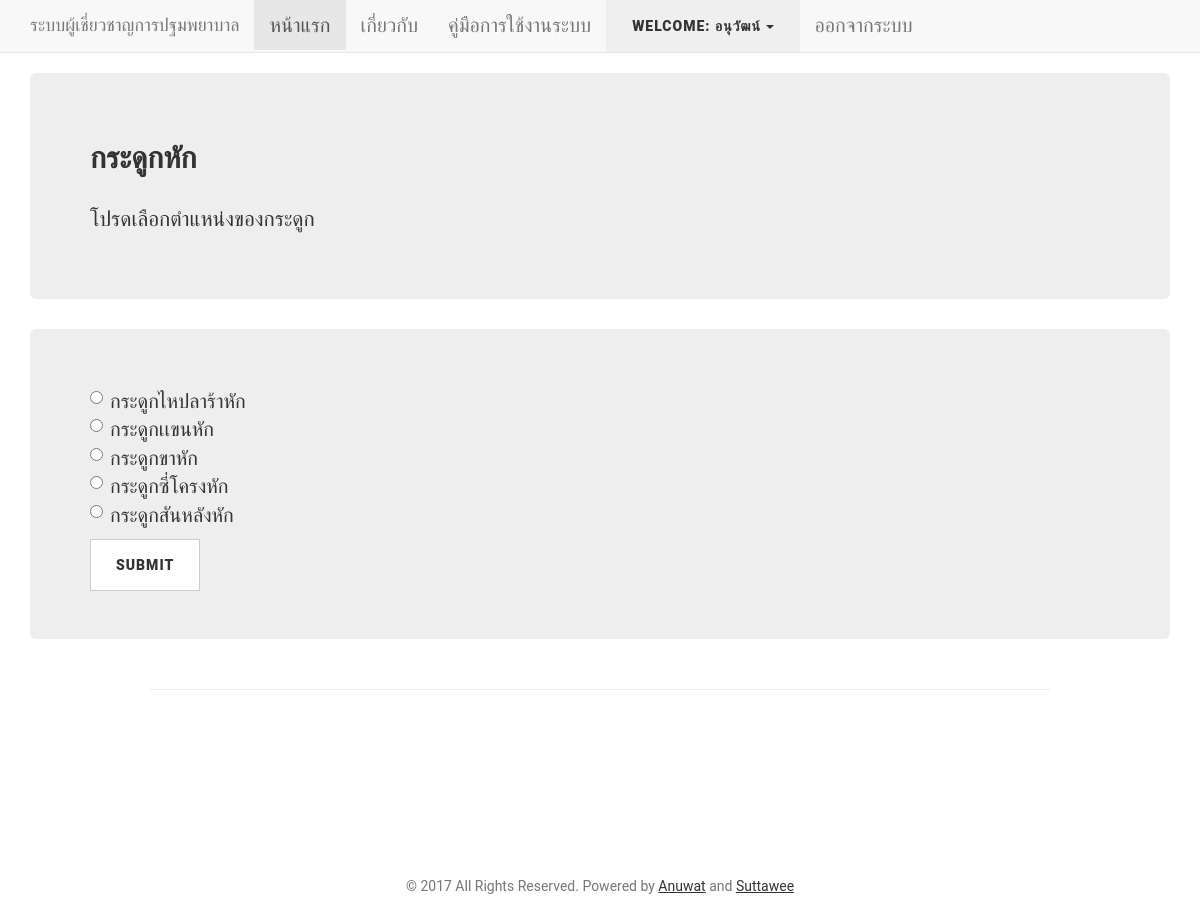
Page /sym_bone_problem.php (signed in) on the committed database.
### tables this page shows
CREATE TABLE `sym_cases_level1` (
  `case_id` int(11) NOT NULL,
  `sym_level_flag` varchar(40) NOT NULL,
  `case_name` text NOT NULL,
  `case_info` text NOT NULL,
  `result_id` int(11) DEFAULT NULL,
  `case_sym_flag` varchar(40) NOT NULL,
  `sym_id` int(11) NOT NULL
);

### sym_bone_problem.php (the view, shortened to what this page needs)
<?php
    if(@$_SESSION['username'] == NULL){
        echo "<!DOCTYPE html>";
            echo "<html>";
            echo "<link rel=\"stylesheet\" href=\"css/bootstrap.min.css\">";
            echo "<body style=\"background-color:black\">";
            echo "<center>";
            echo "<div class=\"jumbotron\" style=\"background-color:black\">";
            echo "<a href=\"user_login.php\">";
            echo "<h1 class=\"btn btn-danger\" style=\"color:white\">#ERROR #GO TO LOGIN NOW</h1>";
            echo "</a>";
            echo "</div>";
            echo "</center>";
            echo "</body>";
            echo "</html>";
    }else{
?>
<?php
require 'connect_db.php';
?>
<!DOCTYPE html>
<html lang="en">
  <head>
    <link href="vendor/bootstrap/css/bootstrap.min.css" rel="stylesheet">
    <link href="css/clean-blog.min.css" rel="stylesheet">
  </head>
  <body>
    <nav class="navbar navbar-default navbar-static-top">
      <div class="container">
        <div class="navbar-header">
          <a class="navbar-brand" href="index.php"">ระบบผู้เชี่ยวชาญการปฐมพยาบาล</a>
        </div>
        <div id="navbar" class="navbar-collapse collapse">
          <ul class="nav navbar-nav">
            <li class="active"><a href="index.php">หน้าแรก</a></li>
            <li><a href="about.php">เกี่ยวกับ</a></li>
            <li><a href="docs/manual.pdf">คู่มือการใช้งานระบบ</a></li>
						<li><div class="dropdown">
  <button class="btn" type="button" data-toggle="dropdown"><?php echo "Welcome: ".$_SESSION['username']; ?>
  <span class="caret"></span></button>
</div></li>
            <li><a href="user_logout.php">ออกจากระบบ</a></li>
          </ul>
        </div>
      </div>
    </nav>
    <div class="container">
      <div class="jumbotron">
        <h2>กระดูกหัก</h2>
         <p>
            โปรดเลือกตำแหน่งของกระดูก
        </p>
      </div>
</div>
      <div class="container">
        <?php
          $sql = "SELECT case_name,case_info FROM sym_cases_level1 where sym_id=4";
          $result = $connect_db->query($sql);
          if ($result->num_rows > 0) {
            ?>
      <div class="jumbotron">
        <form action="sym_bone_problem_level2.php" method="GET">
        <div class="radio">
        <?php
          while($row = $result->fetch_assoc()) {
            echo '<label><input type="radio" name="case_name" value="'.$row["case_name"].'" required>' . $row["case_info"].'</label>' .'<br>';
          }
          } else {
            echo "0 results";
          }
        ?>
        </div>
    <button type="submit" class="btn btn-default">Submit</button>
  </form>
      </div>
    </div>
    <hr width="75%">
     <br /><br /><br /><footer>
       <p class="copyright text-muted">&copy; 2017 All Rights Reserved. Powered by <a href="https://www.facebook.com/un4ckn0wl3z" target="_blank">Anuwat</a> and <a href="https://www.facebook.com/suttawee555?fref=ts" target="_blank">Suttawee</a></p><br /><br /><br /><br />
    </footer>
  </body>
</html>
<?php
}
?>

### rows in the picture
sym_cases_level1: case_info "กระดูกไหปลาร้าหัก"
sym_cases_level1: case_info "กระดูกเเขนหัก"
sym_cases_level1: case_info "กระดูกขาหัก"
sym_cases_level1: case_info "กระดูกซี่โครงหัก"
sym_cases_level1: case_info "กระดูกสันหลังหัก"

### other values in the picture
$_SESSION['username'] "อนุวัฒน์"
